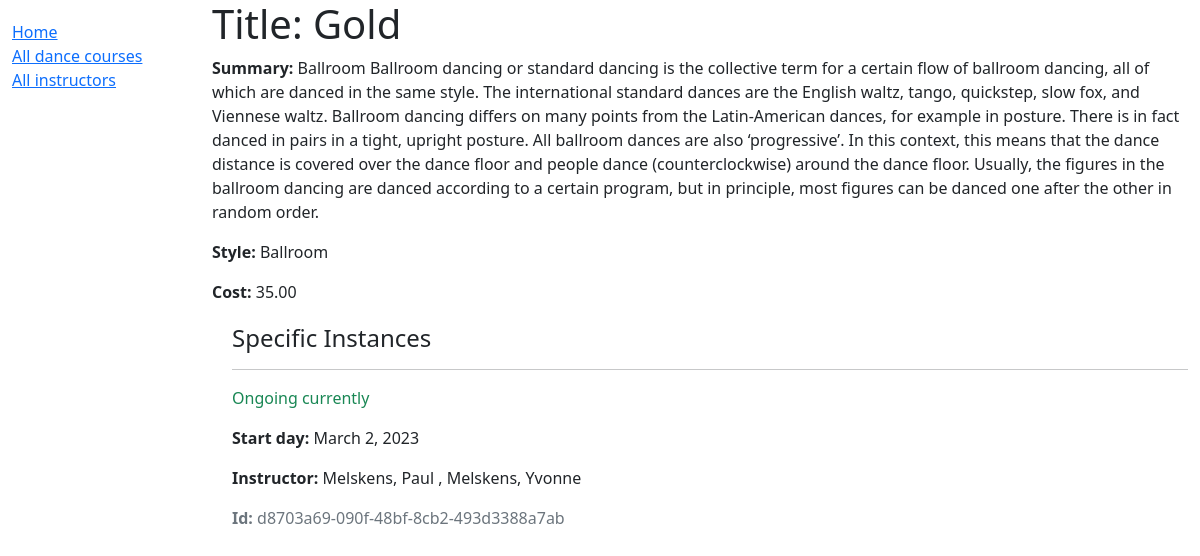
Screenshot of /catalog/dance_course/3 with the database file from the repository.
### catalog/models.py (models this page shows, shortened)
class Dance_course(models.Model):
    title = models.CharField(max_length=200)
    '''not needed for my class: foreign key
    # Foreign Key used because book can only have one author, but authors can have multiple books
    # Author is a string rather than an object because it hasn't been declared yet in the file
    author = models.ForeignKey('Author', on_delete=models.SET_NULL, null=True)
    '''
    summary = models.TextField(max_length=1000, help_text='Enter a brief description of the dance course')
    ''' not needed
    isbn = models.CharField('ISBN', max_length=13, unique=True,
                             help_text='13 Character <a href="https://www.isbn-international.org/content/what-isbn">ISBN number</a>')
    '''
    ''' many to many
    # ManyToManyField used because genre can contain many books. Books can cover many genres.
    # Genre class has already been defined so we can specify the object above.
    genre = models.ManyToManyField(Genre, help_text='Select a genre for this book')
    '''
    style = models.ForeignKey('Style', on_delete=models.SET_NULL, null=True)
    cost = models.DecimalField(max_digits=5, decimal_places=2)

class Style(models.Model):
    name = models.CharField(max_length=200, help_text='Enter a dance style (e.g. Salsa)')
    PARTNER_STRUCTURE = (
        ('s', 'solo dance'),
        ('p', 'partnered'),
    )
    partner_needed = models.CharField(
        max_length=1,
        choices=PARTNER_STRUCTURE,
        blank=True,
        default='p',
        help_text='enter whether this is a pair dance with partner (e.g. Ballroom) or a solo dance (e.g. Hip hop)',
    )
    def __str__(self):
        return self.name

class Dance_course_instance(models.Model):
    id = models.UUIDField(primary_key=True, default=uuid.uuid4, help_text='Unique ID for this particular run of a specific dance course e.g. in one particular semester')
    dance_course = models.ForeignKey('Dance_course', on_delete=models.RESTRICT, null=True)
    start_date = models.DateField(null=True, blank=True)
    DAYS = (
        ('mo', 'Monday'),
        ('tu', 'Tuesday'),
        ('we', 'Wednesday'),
        ('th', 'Thursday'),
        ('fr', 'Friday'),
        ('sa', 'Saturday'),
        ('su', 'Sunday'),
    )
    day = models.CharField(
        max_length=2,
        choices=DAYS,
        blank=True,
        default='mo',
        help_text= 'On which day is the course?'
    )
    time = models.CharField(max_length=14, blank=True)
    RUN_STATUS = (
        ('f', 'Finished'),
        ('o', 'Ongoing currently'),
        ('n', 'not yet started'),
    )
    running = models.CharField(
        max_length=1,
        choices=RUN_STATUS,
        blank=True,
        default='n',
        help_text='Is the course currently running, finished in the past or will start to be held in the future',
    )
    instructor = models.ManyToManyField('Instructor', help_text='Select instructor(s) for this dance course instance')
    class Meta:
        ordering = ['start_date']

class Instructor(models.Model):
    first_name = models.CharField(max_length=100)
    last_name = models.CharField(max_length=100)
    date_of_birth = models.DateField(null=True, blank=True)
    speaks_language = models.ManyToManyField(Language, help_text='Select language(s) the instructor can teach in')
    slug = models.SlugField(null = True)
    class Meta:
        ordering = ['first_name', 'last_name']
    def __str__(self):
        return f'{self.last_name}, {self.first_name}'

### catalog/views.py (the view)
# urls.py: path('dance_course/<int:pk>', views.Dance_courseDetailView.as_view(), name='dance_course-detail'),
class Dance_courseDetailView(generic.DetailView):
    model = Dance_course
    paginate_by = 3

### catalog/templates/catalog/dance_course_detail.html
{% extends "base_generic.html" %}
{% block content %}
  <h1>Title: {{ dance_course.title }}</h1>
<p><strong>Summary:</strong> {{ dance_course.summary }}</p>
<p><strong>Style:</strong> {{ dance_course.style }}</p>
<p><strong>Cost:</strong> {{ dance_course.cost }}</p>
<div style="margin-left:20px;margin-top:20px">
  <h4>Specific Instances</h4>
  {% for instance in dance_course.dance_course_instance_set.all %}
    <hr />
    <p
      class="{% if instance.running == 'o' %}text-success{% elif instance.running == 'f' %}text-danger{% else %}text-warning{% endif %}">
      {{ instance.get_running_display }}
    </p>
    {% if instance.running != 'o' %}
        <p><strong>Start day:</strong> {{ instance.start_date }}</p>
    {% else %}
        <p><strong>Start day:</strong> {{ instance.start_date }}</p>
    {% endif %}
    <p><strong>Instructor:</strong> {{ instance.instructor.all|join:" , " }}</p>
    <p class="text-muted"><strong>Id:</strong> {{ instance.id }}</p>
  {% endfor %}
</div>
{% endblock %}

### rows the page displays
Dance_course: summary "Ballroom Ballroom dancing or standard dancing is the collective term for a certain flow of ballroom dancing, all of which are danced in the same style. The international standard dances are the English waltz, tango, quickstep, slow fox, and Viennese waltz. Ballroom dancing differs on many points from the Latin-American dances, for example in posture. There is in fact danced in pairs in a tight, upright posture. All ballroom dances are also ‘progressive’. In this context, this means that the dance distance is covered over the dance floor and people dance (counterclockwise) around the dance floor. Usually, the figures in the ballroom dancing are danced according to a certain program, but in…", style "Ballroom", cost "35.00"
Dance_course_instance: running "Ongoing currently", start_date "March 2, 2023", instructor.all "Melskens, Paul , Melskens, Yvonne", id "d8703a69-090f-48bf-8cb2-493d3388a7ab"
